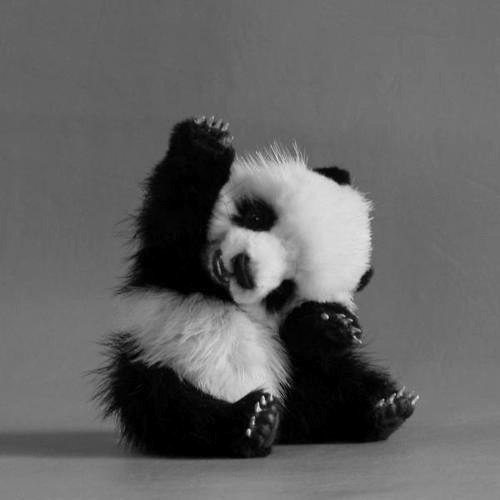
#> input picture panda2.jpg, 500 x 500 px
$ jupyter execute --allow-errors 'CORE DSP.ipynb'   (shell and % lines are left out)
#> lines starting #> are read from the running program, lines starting #| are printed output that depends on the picture
TASK 7

[cell 1]
import numpy as np
import math
import matplotlib.pyplot as plt
from scipy import signal
from scipy.io import wavfile as wav
from scipy.fftpack import fft
import matplotlib.image as mpimg

[cell 2]
Fs = 100
Ts = float(1)/Fs
t = np.arange(0,10,Ts)

F1 = 5
A1 = 0.6
phi1 = np.pi/3

y1 = A1*np.sin(2*np.pi*F1*t+phi1)

F2 = 6
A2 = 0.9
phi2 = np.pi/4

y2 = A2*np.sin(2*np.pi*F2*t+phi2)

F3 = 8
A3 = 0.3
phi3 = np.pi/6

y3 = A3*np.sin(2*np.pi*F3*t+phi3)

F4 = 9
A4 = 0.4
phi4 = np.pi/2

y4 = A4*np.sin(2*np.pi*F4*t+phi4)

#add
addSig = y1+y2
# print(y1[0:5])
# print(y2[0:5])
# print(addSig[0:5])

#multi
mulSig = y2 * y4

#delay
dSig = y1
delay = 4
dT = np.arange(delay,delay + 10 , Ts)

#advance
aSig = y1
adv = 4
aT = np.arange(-adv,-adv + 10 , Ts)

#fold
y12 = y1 + y2
fSig = y12[::-1]
#print(fSig)
#print(y12)

[cell 3]
plt.subplot(2,2,1)
plt.plot(t,y1)
plt.axis([0,10,-1,1])
plt.grid()

plt.subplot(2,2,2)
plt.plot(dT,dSig)
plt.axis([dT[0],dT[len(dT)-1],-1,1])
plt.grid()

plt.subplot(2,2,3)
plt.plot(aT,aSig)
plt.axis([aT[0],aT[len(aT)-1],-1,1])
plt.grid()

plt.show()
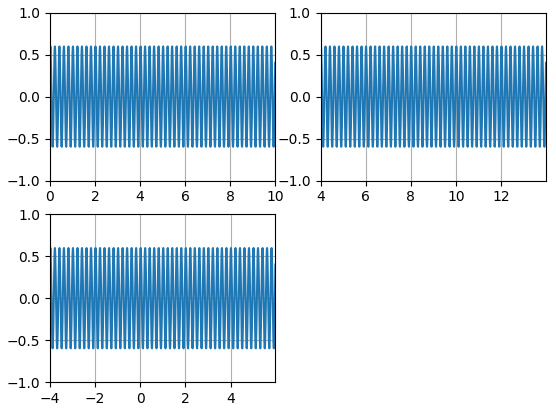
#> figure drawn by matplotlib, 3 panels; panel 1: curve peaks at x = 9.02, y = 0.597; panel 2: curve peaks at x = 13.02, y = 0.597; panel 3: curve peaks at x = 5.02, y = 0.597

[cell 4]
plt.subplot(2,1,1)
plt.plot(t,y12)
plt.axis([t[0],t[len(t)-1],-1,1])
plt.grid()

plt.show()
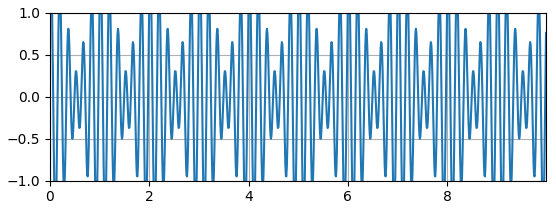
#> figure drawn by matplotlib, 1 panel; curve peaks at x = 9.02, y = 1.5

plt.subplot(2,1,2)
plt.plot(t,fSig)
plt.axis([t[0],t[len(t)-1],-1,1])
plt.grid()

plt.show()
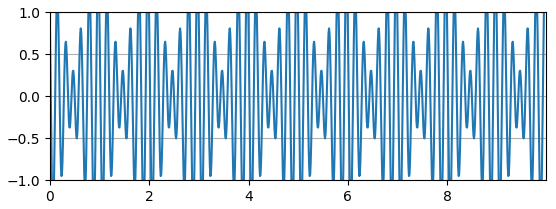
#> figure drawn by matplotlib, 1 panel; curve peaks at x = 0.97, y = 1.5

TASK 8

[cell 5]
y1234 = y12 + y3 + y4
medOut = signal.medfilt(y1234)

movOut = []
avgM = 3.
i = 0
while i < len(y1234):
    j = 0
    tmp = 0.

    if i + avgM < len(y1234):
        while j < avgM:
            tmp+=y1234[i+j]
            j+=1
        tmp /= avgM

    else:
        tmp = y1234[i]

    movOut.append(tmp)

    i+=1

[cell 6]
plt.subplot(2,2,1)
plt.plot(t,y1234)
plt.axis([t[0],1,-1,1])
plt.grid()

plt.subplot(2,2,2)
plt.plot(t,medOut)
plt.axis([t[0],1,-1,1])
plt.grid()

plt.subplot(2,2,4)
plt.plot(t,movOut)
plt.axis([t[0],1,-1,1])
plt.grid()

plt.show()
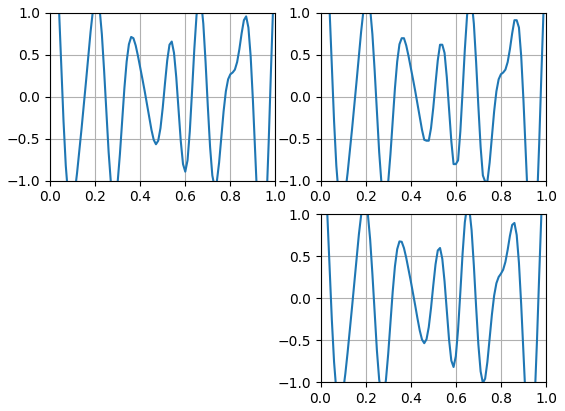
#> figure drawn by matplotlib, 3 panels; panel 1: curve peaks at x = 8.01, y = 2.01; panel 2: curve peaks at x = 9.01, y = 1.97; panel 3: curve peaks at x = 8, y = 1.89

Task9

[cell 7]
a = [0,1,2,3,2]
b = [1,-1,2]

c = np.convolve(a,b)

def convol(a,b):
    tempA = a
    tempB = b[::-1] #reverse
    out = []

    print (tempA)
    print (tempB)

    if len(a) < len(b):
        a , b = b , a

    lenOut = len(a) - len(b) + 1 + (len(b) - 1)*2
    #print lenOut

    i = 0
    while i < lenOut - len(b) + 1:

        t = 0
        j = i
        k = 0
        while j >= 0 :
            p = len(tempB)-1-k
            if p < 0:
                t+= 0

            else:
                t += tempA[j] * tempB[p]
            j = j - 1
            k = k + 1
        #print t
        out.append(t)
        i = i + 1

    i = len(a) - len(b) + 1
    while i < len(a):
        t = 0
        j = i
        k = 0
        while j < len(a) :
            t += tempA[j] * tempB[k]
            j = j + 1
            k = k + 1
        #print t
        out.append(t)
        i = i + 1

        return out

# [11 lines of commented-out code are left out]

out = convol(a,b)
print ("numpy =>")
print (c)
print ("manual")
print (out)

Task10 and 11 program to find the DFT/IDFT

[cell 8]
import numpy.fft as DFT ### Getting DFT using fft

dftOut = DFT.fftn(y1234, norm='ortho')
window = np.zeros(len(y1234))
window[:len(y1234)] = 1
idftOut = DFT.ifftn(dftOut*window, norm='ortho')

plt.plot(t, y1234, 'bx')
plt.plot(t, idftOut, 'g')
plt.axis([0,1,-1,1])
plt.show()
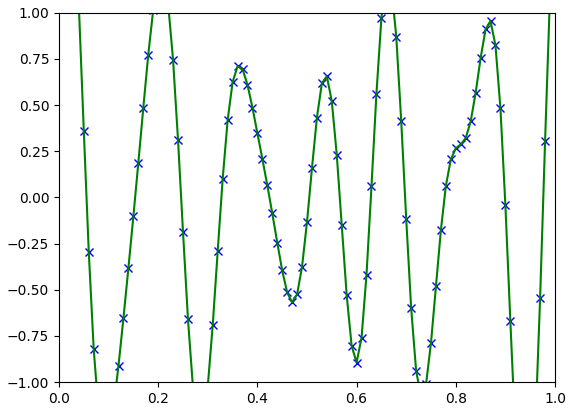
#> figure drawn by matplotlib, 1 panel; curve peaks at x = 8.01, y = 2.01; curve peaks at x = 8.01, y = 2.01

task #12

[cell 9]
from scipy.io import wavfile

#> (the rest of this cell did not finish here and is left out)

[cell 10]
%pylab inline
import matplotlib.pyplot as plt
import matplotlib.image as mpimg
from scipy import signal, misc
img=mpimg.imread('panda2.jpg')
#> img is the input picture: shape (500, 500); min 0, max 232, mean 98.1
imgplot = plt.imshow(img)
plt.gray()
plt.title('Original image')
plt.show()

[cell 11]
##DFT (Filtering)
w = np.zeros((50, 50))
w[0][0] = 1.0
w[49][25] = 1.0
image_new = signal.fftconvolve(img, w)
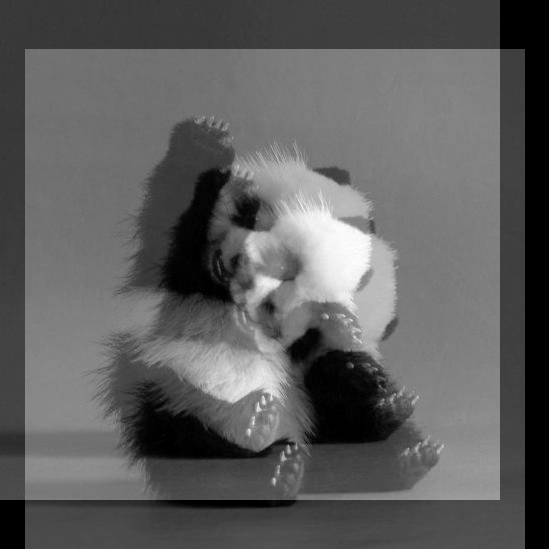
#> image_new: shape (549, 549) float64; min -1.29e-13, max 440, mean 162.8; drawn with min black and max white
plt.figure()
plt.imshow(image_new)
plt.gray()
plt.title('Filtered image')
plt.show()
